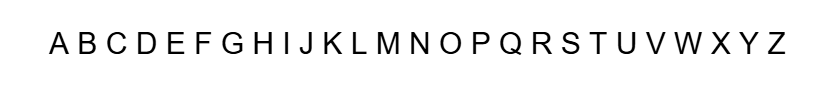
%> input picture Abecedario.png, 833 x 97 px
$ octave --eval "result = base_datos;"   (GNU Octave 9; MATLAB toolbox functions it lacks are replaced by stand-ins)
%> lines starting %> are read from the running program, lines starting %| are printed output that depends on the picture; in (x1, y1, x2, y2) boxes, pixels count from 0 and x2, y2 are one past the last pixel; in counts of white or black regions, pixels touching at a corner belong together; the program's own positions count from 1
%> in base_datos, im1 is the input picture: size 97x833x3 uint8; min 0, max 255, mean 243.5
### im2bin.m
function IMabc_binaria = im2bin(IMabc)
%Pasamos a double para facilitar calculos (del 0 al 1)
im_d = im2double(IMabc);

%Usando ciertos parámetros hacemos una suma ponderada
IMabc_gris = im2gray(im_d);

%La función graythresh utiliza el método de Otsu para encontrar un valor
%numérico específico (el umbral) que permita separar los píxeles de una
%imagen en dos grupos: fondo y objeto

%Para ello analiza el histograma buscando la distribución de niveles de
%gris, luego calcula la varianza que hace que dichos niveles sean lo más
%diferentes entre sí posible y, por último devuelve un valor entre 0 y 1
%que marca el corte ideal para diferenciar fondo y objeto
umbral = graythresh(IMabc_gris);
%> umbral = 0.559

%Comparamos cada pixel de la imagen gris con el umbral, si es mayor 1, si
%es menor 0. Que pasa? Que nosotros no queremos que resalte lo blanco (lo
%mas cercano a 1) si no lo negro (lo mas cercano a 0), es por eso que
%usamos ~ para invertir la imagen. De esta forma las letras son 1 y el
%fondo 0, no al revés

IM_temp = IMabc_gris > umbral;
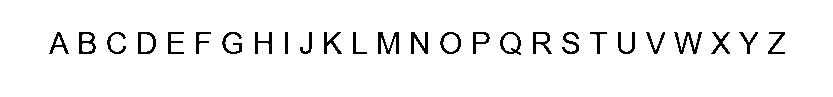
%> IM_temp: size 97x833 logical; 95.3% white; black in thin lines or dots, all inside (x1, y1, x2, y2) = (49, 32, 785, 55)

if sum(IM_temp(:)) > (numel(IM_temp) / 2)
    IMabc_binaria = ~IM_temp;
else
    IMabc_binaria = IM_temp; % El fondo ya era negro
end
end

### segmentTopAndBot.m
function [imagenes_filas, caracteres_por_fila] = segmentTopAndBot(Im_bin)

    % =========================================================
    % 1. DILATACIÓN VERTICAL
    % =========================================================
    % Une partes cercanas verticalmente:
    % puntos de letras, tildes o pequeños cortes.

    se_vertical = strel('rectangle', [5, 1]);

    Im_dilatada = imdilate(Im_bin, se_vertical);
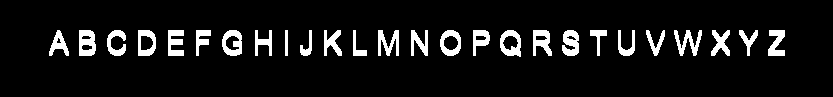
%> Im_dilatada: size 97x833 logical; 8.1% white; 26 white regions, largest, box (x1, y1, x2, y2) and area: (79, 30, 96, 56) 345, (222, 30, 242, 56) 333, (562, 30, 579, 56) 329

    % =========================================================
    % 2. PROYECCIÓN HORIZONTAL
    % =========================================================
    % Calcula la densidad de píxeles por fila
    % para detectar líneas de texto.

    v_media_filas = mean(Im_dilatada, 2);
%> v_media_filas = 97 values, max 0.393 at index 36, min 0 at index 1, mean 0.0814

    % Umbral adaptativo
    umbral_fila = 0.05 * max(v_media_filas);
%> umbral_fila = 0.0196

    % Filas que contienen texto
    v_filas_buenas = v_media_filas > umbral_fila;
%> v_filas_buenas = 97 logical values, 26 true

    % Detecta cambios 0->1 y 1->0
    cambios_filas = diff([0; v_filas_buenas; 0]);
%> cambios_filas = 98 values, max 1 at index 31, min -1 at index 57, mean 0

    filas_inicio = find(cambios_filas == 1);
%> filas_inicio = 31
    filas_fin    = find(cambios_filas == -1) - 1;
%> filas_fin = 56

    alturas_filas = filas_fin - filas_inicio;
%> alturas_filas = 25
    altura_media_filas = median(alturas_filas);
%> altura_media_filas = 25

    filas_inicio_limpias = [];
    filas_fin_limpias = [];

    for i = 1:length(filas_inicio)
        % Si la fila mide al menos un 30% de la altura normal, es texto real.
        % Si es una línea de polvo de 3 píxeles, se descarta.
        if alturas_filas(i) > 0.25 * altura_media_filas
            filas_inicio_limpias = [filas_inicio_limpias, filas_inicio(i)];
            filas_fin_limpias = [filas_fin_limpias, filas_fin(i)];
        end
    end
%> this loop made 1 pass
%> (filas_inicio_limpias, filas_fin_limpias) on pass 1: (31, 56)

    % Sobrescribimos con los vectores ya limpios
    filas_inicio = filas_inicio_limpias;
    filas_fin = filas_fin_limpias;

    % =========================================================
    % 3. RECORTE DE FILAS
    % =========================================================

    num_filas = length(filas_inicio);
%> num_filas = 1

    imagenes_filas = cell(num_filas, 1);
%> imagenes_filas = {[]}
    caracteres_por_fila = cell(num_filas, 1);
%> caracteres_por_fila = {[]}

    for k = 1:num_filas

        % Márgenes pequeños de seguridad
        y1 = max(1, filas_inicio(k) - 1);
        y2 = min(size(Im_bin, 1), filas_fin(k) + 1);

        % Recorte de la fila completa
        Im_horizontal = Im_bin(y1:y2, :);

        % Guardar fila detectada
        imagenes_filas{k} = Im_horizontal;

        % =====================================================
        % 4. PROYECCIÓN VERTICAL
        % =====================================================
        % Busca bloques de caracteres.

        v_media_columnas = mean(Im_horizontal, 1);

        umbral_columna = 0.05 * max(v_media_columnas);

        v_columnas_buenas = v_media_columnas > umbral_columna;

        cambios_columnas = diff([0, v_columnas_buenas, 0]);

        letras_inicio = find(cambios_columnas == 1);
        letras_fin    = find(cambios_columnas == -1) - 1;

        % =====================================================
        % 5. EXTRACCIÓN DE CARACTERES
        % =====================================================

        num_letras_ini = length(letras_inicio);

        caracteres = {};

        anchos_iniciales = letras_fin - letras_inicio;
        ancho_ref = median(anchos_iniciales);

        for i = 1:num_letras_ini

            % Coordenadas del bloque inicial
            x1 = max(1, letras_inicio(i) - 1);
            x2 = min(size(Im_horizontal, 2), letras_fin(i) + 1);

            bloque_a_evaluar = Im_horizontal(:, x1:x2);

            quedan_cortes = true;

            while quedan_cortes

                ancho_b = size(bloque_a_evaluar, 2);
                alto_b  = size(bloque_a_evaluar, 1);

                % =================================================
                % DETECCIÓN DE BLOQUE SOSPECHOSO
                % =================================================
                % Si el bloque es demasiado ancho,
                % probablemente contiene varias letras unidas.

                if ancho_b > (alto_b * 1.45)

                    % =============================================
                    % EROSIÓN
                    % =============================================
                    % La erosión elimina conexiones finas entre
                    % caracteres pegados.
                    %
                    % Ejemplo:
                    % "rn" unido -> separación más visible.

                    se_er = strel('disk', 1);

                    bloque_erosionado = imerode(bloque_a_evaluar, se_er);

                    % =============================================
                    % PROYECCIÓN VERTICAL DEL BLOQUE EROSIONADO
                    % =============================================
                    % Busca columnas con menor densidad:
                    % posibles zonas de separación.

                    densidad = sum(bloque_erosionado, 1);

                    % =============================================
                    % BÚSQUEDA SOLO EN LA ZONA CENTRAL
                    % =============================================
                    % Evita cortar letras naturalmente anchas
                    % como M, W o caracteres inclinados.

                    lim_izq = round(ancho_b * 0.30);
                    lim_der = round(ancho_b * 0.70);

                    lim_izq = max(1, lim_izq);
                    lim_der = min(ancho_b, lim_der);

                    % Mínimo local de densidad
                    [~, idx_min] = min(densidad(lim_izq:lim_der));

                    punto_corte = idx_min + lim_izq - 1;

                    % =============================================
                    % CORTE DEL BLOQUE
                    % =============================================

                    [L, num_objetos] = bwlabel(bloque_a_evaluar);

                    if num_objetos >= 2
                        % Las letras están muy juntas (como T y A) pero no pegadas.
                        % Separamos la "isla" de la izquierda y la de la derecha respetando la forma.
                        parte_izquierda = (L == 1);
                        parte_derecha   = (L >= 2);
                    else
                        % Las letras están fundidas por la tinta. Hacemos el corte recto (Plan B).
                        % Usamos máscaras para no cambiar el tamaño de la matriz de golpe.
                        parte_izquierda = bloque_a_evaluar;
                        parte_izquierda(:, punto_corte + 1:end) = 0;

                        parte_derecha = bloque_a_evaluar;
                        parte_derecha(:, 1:punto_corte) = 0;
                    end

                    % Ajustamos las "cajas" para quitar las columnas vacías que hayan quedado
                    % y permitir que el bucle 'while' siga encogiendo la imagen.
                    [~, cols_izq] = find(parte_izquierda);
                    if ~isempty(cols_izq)
                        parte_izquierda = parte_izquierda(:, min(cols_izq):max(cols_izq));
                    else
                        parte_izquierda = [];
                    end

                    [~, cols_der] = find(parte_derecha);
                    if ~isempty(cols_der)
                        parte_derecha = parte_derecha(:, min(cols_der):max(cols_der));
                    else
                        parte_derecha = [];
                    end

                    % Guarda la parte izquierda
                    caracteres{end + 1} = parte_izquierda;

                    % =============================================
                    % REEVALUACIÓN RECURSIVA
                    % =============================================
                    % La parte derecha vuelve a analizarse
                    % por si aún contiene varias letras.

                    if isempty(parte_derecha) || ...
                       size(parte_derecha, 2) < 2

                        quedan_cortes = false;

                    else

                        bloque_a_evaluar = parte_derecha;

                    end

                else

                    % =============================================
                    % BLOQUE VÁLIDO
                    % =============================================
                    % El tamaño parece corresponder
                    % a un único carácter.

                    caracteres{end + 1} = bloque_a_evaluar;

                    quedan_cortes = false;

                end

            end

            if i < num_letras_ini
                distancia_siguiente = letras_inicio(i+1) - letras_fin(i);
                altura_fila = size(Im_horizontal, 1);

                % Si el hueco supera el 35% de la altura de la fila, es un espacio
                if distancia_siguiente > (0.325 * altura_fila)

                    % Creamos un bloque negro (fondo) del tamaño de un espacio
                    % false() crea una matriz lógica de 0s.
                    matriz_espacio = false(altura_fila, round(altura_fila * 0.5));

                    caracteres{end + 1} = matriz_espacio;
                end
            end
        end

        caracteres_por_fila{k} = caracteres;

        % =====================================================
        % 6. VISUALIZACIÓN
        % =====================================================

        % num_letras = length(caracteres);

        % figure('Name', ['Fila ', num2str(k)]);
        %
        % % -----------------------------------------------------
        % % FILA DETECTADA
        % % -----------------------------------------------------
        %
        % subplot(2, 1, 1);
        %
        % imshow(Im_horizontal);
        %
        % title(['Fila detectada ', num2str(k)]);
        %
        % % -----------------------------------------------------
        % % CARACTERES SEGMENTADOS
        % % -----------------------------------------------------
        %
        % subplot(2, 1, 2);
        %
        % cols_grid  = 8;
        % filas_grid = ceil(num_letras / cols_grid);
        %
        % montage( ...
        %     caracteres, ...
        %     'Size', [filas_grid cols_grid], ...
        %     'BorderSize', [5 5], ...
        %     'BackgroundColor', 'white' ...
        % );
        %
        % title(['Caracteres detectados - fila ', num2str(k)]);

    end
%> this loop made 1 pass
%> (y1, y2, umbral_columna, num_letras_ini, ancho_ref) on pass 1: (30, 57, 0.0393, 26, 16)
%> pass 1, in segmentTopAndBot, `Im_horizontal = Im_bin(y1:y2, :);`:
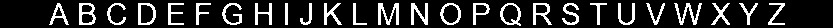
%> Im_horizontal: size 28x833 logical; 16.2% white in thin lines or dots, all inside (x1, y1, x2, y2) = (49, 3, 785, 26)
%> after the loop, altura_fila = 28; caracteres = 51 items; caracteres_por_fila = 1 item; distancia_siguiente = 11; imagenes_filas = 1 item


end

### Preprocesado.m
function letras_finales = Preprocesado(caracteres, N)
    letras_finales = {};

    for i = 1:length(caracteres)
        letra_actual = caracteres{i};

        if isempty(letra_actual) || ischar(letra_actual) || ... % Quitamos los espacios
           ((isnumeric(letra_actual) || islogical(letra_actual)) && sum(letra_actual(:)) == 0)

            continue;
        end

        [filas_blancas, columnas_blancas] = find(letra_actual);

        if isempty(filas_blancas)
            continue;
        end

        letra_recortada = letra_actual(min(filas_blancas):max(filas_blancas), min(columnas_blancas):max(columnas_blancas));

        letra_recortada = padarray(letra_recortada, [1 1], false, 'both');

        letras_finales{end+1} = imresize(letra_recortada, [N, N]); % Reescalamos
    end
end

### base_datos.m
function [abecedario, etiquetas] = base_datos()
    im1 = imread("Abecedario.png");
    im1gray = im2bin(im1);

    [filas, letras_por_fila] = segmentTopAndBot(im1gray);
%> filas = 1 item; letras_por_fila = 1 item

    caracteres_fila_1 = letras_por_fila{1};
%> caracteres_fila_1 = 51 items

    abecedario = Preprocesado(caracteres_fila_1, 16); % Tiene que usarse la misma resolucion que en script ejecucion si o si
%> the loop in Preprocesado, `for i = 1:length(caracteres)` made 51 passes
%> pass 1, in Preprocesado, `letra_actual = caracteres{i};`:
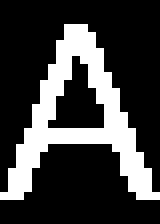
%> letra_actual: size 28x20 logical (shown 8 times larger); 24.8% white in thin lines or dots, all inside (x1, y1, x2, y2) = (0, 3, 20, 25)
%> pass 1, in Preprocesado, `letra_recortada = letra_actual(min(filas_blancas):max(filas_blancas), ..`:
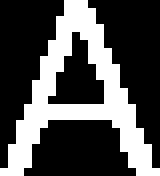
%> letra_recortada: size 22x20 logical (shown 8 times larger); 31.6% white in thin lines or dots
%> pass 1, in Preprocesado, `letra_recortada = padarray(letra_recortada, [1 1], false, 'both');`:
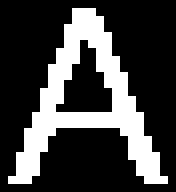
%> letra_recortada: size 24x22 logical (shown 8 times larger); 26.3% white in thin lines or dots, all inside (x1, y1, x2, y2) = (1, 1, 21, 23)
%> after the loop in Preprocesado, `for i = 1:length(caracteres)`: letras_finales = 26 items
%> abecedario = 26 items

    etiquetas = 'ABCDEFGHIJKLMNÑOPQRSTUVWXYZ';
    save('base_datos.mat', 'abecedario', 'etiquetas');
end

$ run again, with AAAPrueba.png copied over Abecedario.png
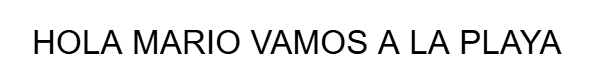
%> input picture AAAPrueba.png, 600 x 77 px
%> in base_datos, im1 is the input picture: size 77x600x3 uint8; min 0, max 255, mean 235
%> umbral = 0.549
%> IM_temp: size 77x600 logical; 91.8% white; 22 black regions, largest, box (x1, y1, x2, y2) and area: (134, 30, 157, 54) 286, (295, 30, 318, 54) 285, (185, 30, 205, 54) 200
%> in segmentTopAndBot, `Im_dilatada = imdilate(Im_bin, se_vertical);`:
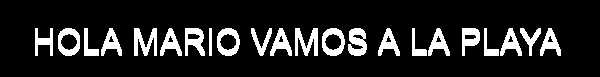
%> Im_dilatada: size 77x600 logical; 13.2% white; 22 white regions, largest, box (x1, y1, x2, y2) and area: (134, 28, 157, 56) 378, (295, 28, 318, 56) 377, (348, 28, 367, 56) 375
%> v_media_filas = 77 values, max 0.433 at index 45, min 0 at index 1, mean 0.132
%> umbral_fila = 0.0217
%> v_filas_buenas = 77 logical values, 28 true
%> cambios_filas = 78 values, max 1 at index 29, min -1 at index 57, mean 0
%> filas_inicio = 29
%> filas_fin = 56
%> alturas_filas = 27
%> the loop in segmentTopAndBot, `for i = 1:length(filas_inicio)` made 1 pass
%> (filas_inicio_limpias, filas_fin_limpias) on pass 1: (29, 56)
%> num_filas = 1
%> in segmentTopAndBot, `imagenes_filas = cell(num_filas, 1);`: imagenes_filas = {[]}
%> the loop in segmentTopAndBot, `for k = 1:num_filas` made 1 pass
%> (y1, y2, umbral_columna, num_letras_ini, ancho_ref) on pass 1: (28, 57, 0.04, 19, 20)
%> after the loop in segmentTopAndBot, `for k = 1:num_filas`: altura_fila = 30; caracteres = 25 items; caracteres_por_fila = 1 item; cols_der = 300 values from 21 to 61; cols_izq = 174 values from 1 to 22; densidad = 62 values, max 11 at index 31, min 0 at index 1, mean 3.02; distancia_siguiente = 3; imagenes_filas = 1 item; lim_der = 43; lim_izq = 19; num_objetos = 3; punto_corte = 21; se_er = {Dimensionality 2}
%> filas = 1 item
%> caracteres_fila_1 = 25 items
%> the loop in Preprocesado, `for i = 1:length(caracteres)` made 25 passes
%> pass 2, in Preprocesado, `letra_recortada = letra_actual(min(filas_blancas):max(filas_blancas), ..`:
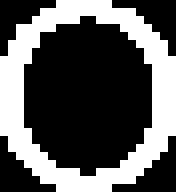
%> letra_recortada: size 24x22 logical (shown 8 times larger); 35.2% white; 1 white region, box (x1, y1, x2, y2) and area: (0, 0, 22, 24) 186
%> after the loop in Preprocesado, `for i = 1:length(caracteres)`: letras_finales = 20 items
